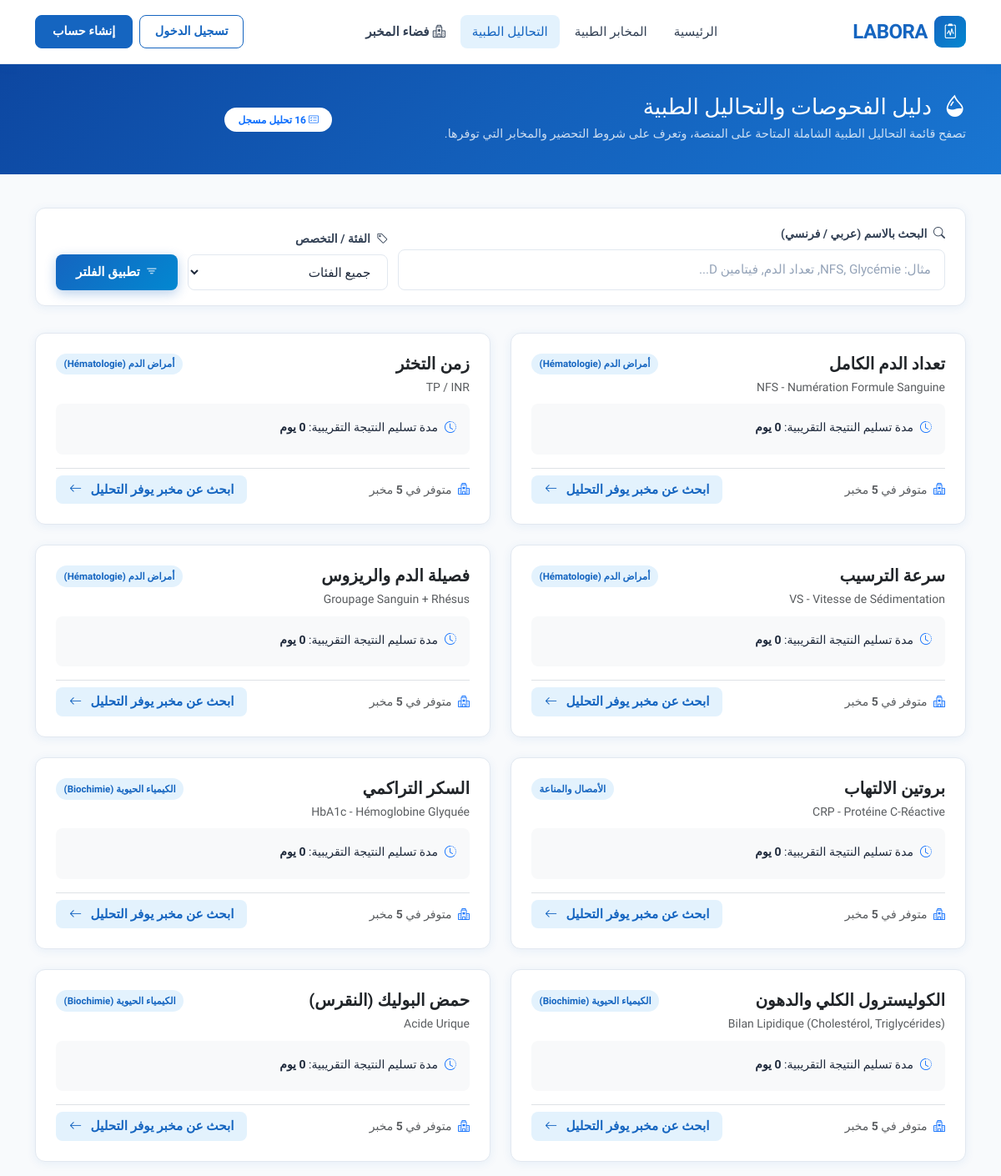
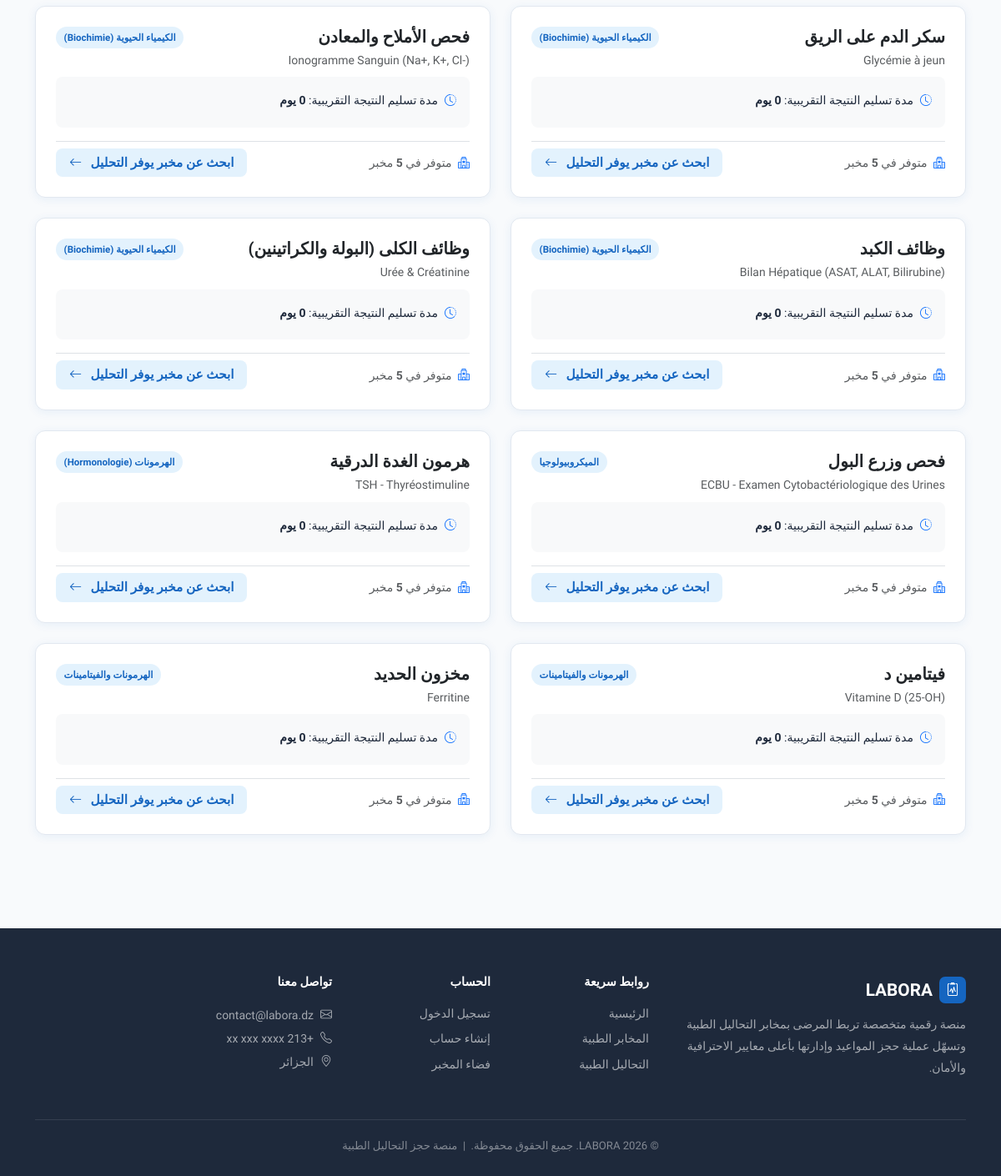
The app's page /analyses.php with its own data (2 pictures, top to bottom).
### tables this page shows
CREATE TABLE `analyses` (
  `id` INT AUTO_INCREMENT PRIMARY KEY,
  `name_ar` VARCHAR(150) NOT NULL,
  `name_fr` VARCHAR(150) NOT NULL,
  `category` VARCHAR(100) NOT NULL,
  `description` TEXT NULL,
  `sample_type` VARCHAR(100) DEFAULT 'دم وريدي',
  `fasting_required` TINYINT(1) DEFAULT 0,
  `status` ENUM('active', 'inactive') DEFAULT 'active'
);

### includes/functions.php (called while the page is built, shortened)
<?php
function h(?string $value): string {
    return htmlspecialchars($value ?? '', ENT_QUOTES, 'UTF-8');
}

### analyses.php (the view, shortened to what this page needs)
<?php
require_once 'config.php';
$search   = trim($_GET['search'] ?? '');
$analyses   = [];
if ($conn) {
    try {
        $sql = "SELECT a.*, COUNT(la.id) AS labs_count
                FROM analyses a
                LEFT JOIN laboratory_analyses la ON la.analysis_id = a.id AND la.status = 'available'
                WHERE a.status = 'active'";
        $params = [];
        $sql .= " GROUP BY a.id ORDER BY a.category ASC, a.name_ar ASC";
        $stmt = $conn->prepare($sql);
        $stmt->execute($params);
        $analyses = $stmt->fetchAll();
    } catch (Exception $e) {
        $analyses = [];
    }
}
require_once 'includes/header.php';
?>
<div class="lb-page-header">
  <div class="container">
    <div class="row align-items-center">
      <div class="col-md-8">
        <h1><i class="bi bi-droplet-half me-2"></i> دليل الفحوصات والتحاليل الطبية</h1>
        <p>تصفح قائمة التحاليل الطبية الشاملة المتاحة على المنصة، وتعرف على شروط التحضير والمخابر التي توفرها.</p>
      </div>
      <div class="col-md-4 text-md-start mt-3 mt-md-0">
        <span class="badge bg-white text-primary px-3 py-2 rounded-pill fw-bold">
          <i class="bi bi-card-checklist"></i> <?= count($analyses) ?> تحليل مسجل
        </span>
      </div>
    </div>
  </div>
</div>
<div class="container pb-5">
  <form method="GET" action="" class="lb-search-bar">
    <div class="flex-grow-1">
      <label class="lb-label" for="search"><i class="bi bi-search me-1"></i> البحث بالاسم (عربي / فرنسي)</label>
      <input type="text" class="lb-input" id="search" name="search"
             value="<?= h($search) ?>" placeholder="مثال: NFS, Glycémie, تعداد الدم, فيتامين D...">
    </div>
    <div style="min-width: 240px;">
      <label class="lb-label" for="category"><i class="bi bi-tag me-1"></i> الفئة / التخصص</label>
      <select class="lb-input" id="category" name="category">
        <option value="">جميع الفئات</option>
      </select>
    </div>
    <div>
      <button type="submit" class="btn-lb-primary py-2 px-4">
        <i class="bi bi-filter"></i> تطبيق الفلتر
      </button>
    </div>
  </form>
  <?php if (empty($analyses)): ?>
    <div class="empty-state bg-white rounded-3 p-5 border">
      <i class="bi bi-search text-muted" style="font-size: 3.5rem;"></i>
      <h5 class="fw-bold mt-3">لم نجد أي تحليل يطابق نتائج البحث</h5>
      <p class="text-muted small">يرجى التحقق من الكلمات المدخلة أو تجربة فئة أخرى.</p>
      <a href="<?= BASE_URL ?>analyses.php" class="btn-lb-outline mt-2">عرض جميع التحاليل</a>
    </div>
  <?php else: ?>
    <div class="row g-4">
      <?php foreach ($analyses as $an): ?>
        <div class="col-lg-6">
          <div class="lb-card h-100 p-4 d-flex flex-column justify-content-between">
            <div>
              <div class="d-flex justify-content-between align-items-start gap-2 mb-2">
                <div>
                  <h5 class="fw-bold text-dark mb-1"><?= h($an['name_ar']) ?></h5>
                  <div class="text-muted small fw-medium" dir="ltr" style="text-align:right;"><?= h($an['name_fr']) ?></div>
                </div>
                <span class="cat-badge"><?= h($an['category']) ?></span>
              </div>
              <div class="p-3 bg-light rounded-3 small mb-3">
                <div class="d-flex align-items-center gap-2 mb-1">
                  <i class="bi bi-clock-history text-primary"></i>
                  <span>مدة تسليم النتيجة التقريبية: <strong><?= (int)$an['preparation_time_days'] ?> يوم</strong></span>
                </div>
              </div>
            </div>
            <div class="d-flex justify-content-between align-items-center pt-2 border-top">
              <span class="small text-muted">
                <i class="bi bi-hospital text-primary me-1"></i> متوفر في <strong><?= (int)$an['labs_count'] ?></strong> مخبر
              </span>
              <a href="<?= BASE_URL ?>laboratories.php" class="btn-lb-light py-1 px-3 small">
                ابحث عن مخبر يوفر التحليل <i class="bi bi-arrow-left ms-1"></i>
              </a>
            </div>
          </div>
        </div>
      <?php endforeach; ?>
    </div>
  <?php endif; ?>
</div>
<?php require_once 'includes/footer.php'; ?>

### assets/css/labora.css (style rules this page uses)
:root { --lb-primary: #1565C0; --lb-primary-dark: #0D47A1; --lb-primary-light: #1976D2; --lb-primary-hover: #1E88E5; --lb-accent: #0288D1; --lb-light-blue: #E3F2FD; --lb-light-blue-2: #BBDEFB; --lb-white: #FFFFFF; --lb-gray-50: #F8FAFC; --lb-gray-100: #F1F5F9; --lb-gray-200: #E2E8F0; --lb-gray-300: #CBD5E1; --lb-gray-400: #94A3B8; --lb-gray-500: #64748B; --lb-gray-600: #475569; --lb-gray-700: #334155; --lb-gray-800: #1E293B; --lb-text-dark: #0D1B4B; --lb-shadow: 0 2px 12px rgba(21,101,192,0.08); --lb-shadow-md: 0 4px 24px rgba(21,101,192,0.13); --lb-shadow-lg: 0 8px 40px rgba(21,101,192,0.18); --lb-radius: 12px; --lb-radius-sm: 8px; --lb-radius-lg: 18px; --lb-transition: 0.25s ease; }
*, *::before, *::after { box-sizing: border-box; margin: 0; padding: 0; }
body { font-family: 'Tajawal', 'Poppins', -apple-system, sans-serif; background: var(--lb-gray-50); color: var(--lb-gray-800); line-height: 1.75; direction: rtl; min-height: 100vh; }
a { color: var(--lb-primary); text-decoration: none; transition: color var(--lb-transition); }
.btn-lb-primary { background: linear-gradient(135deg, var(--lb-primary), var(--lb-accent)); color: white; border: none; border-radius: var(--lb-radius-sm); padding: 0.65rem 1.5rem; font-weight: 600; font-size: 0.95rem; cursor: pointer; transition: all var(--lb-transition); box-shadow: 0 4px 14px rgba(21,101,192,0.3); display: inline-flex; align-items: center; gap: 0.4rem; text-decoration: none; }
.btn-lb-light { background: var(--lb-light-blue); color: var(--lb-primary); border: none; border-radius: var(--lb-radius-sm); padding: 0.65rem 1.5rem; font-weight: 600; font-size: 0.95rem; cursor: pointer; transition: all var(--lb-transition); display: inline-flex; align-items: center; gap: 0.4rem; text-decoration: none; }
.lb-card { background: var(--lb-white); border-radius: var(--lb-radius); border: 1px solid var(--lb-gray-200); box-shadow: var(--lb-shadow); overflow: hidden; transition: all var(--lb-transition); }
.cat-badge { display: inline-block; background: var(--lb-light-blue); color: var(--lb-primary); font-size: 0.72rem; font-weight: 600; padding: 0.18rem 0.6rem; border-radius: 20px; }
.lb-page-header { background: linear-gradient(135deg, var(--lb-primary-dark), var(--lb-primary-light)); color: white; padding: 2.25rem 0; margin-bottom: 2.5rem; }
.lb-page-header h1 { color: white; font-size: 1.65rem; margin-bottom: 0.2rem; }
.lb-page-header p { color: rgba(255,255,255,0.78); margin: 0; font-size: 0.9rem; }
.lb-label { display: block; margin-bottom: 0.4rem; font-weight: 600; font-size: 0.875rem; color: var(--lb-gray-700); }
.lb-input { width: 100%; padding: 0.65rem 1rem; border: 1.5px solid var(--lb-gray-200); border-radius: var(--lb-radius-sm); font-size: 0.95rem; font-family: inherit; color: var(--lb-gray-800); background: white; transition: all var(--lb-transition); }
.lb-input::placeholder { color: var(--lb-gray-400); }
select.lb-input { cursor: pointer; }
.lb-search-bar { background: var(--lb-white); border: 1px solid var(--lb-gray-200); border-radius: var(--lb-radius); padding: 1.1rem 1.5rem; box-shadow: var(--lb-shadow); margin-bottom: 2rem; display: flex; gap: 0.75rem; align-items: flex-end; flex-wrap: wrap; }

### records on screen
analyses: name_ar "تعداد الدم الكامل", name_fr "NFS - Numération Formule Sanguine", category "أمراض الدم (Hématologie)", labs_count "5"
analyses: name_ar "زمن التخثر", name_fr "TP / INR", category "أمراض الدم (Hématologie)", labs_count "5"
analyses: name_ar "سرعة الترسيب", name_fr "VS - Vitesse de Sédimentation", category "أمراض الدم (Hématologie)", labs_count "5"
analyses: name_ar "فصيلة الدم والريزوس", name_fr "Groupage Sanguin + Rhésus", category "أمراض الدم (Hématologie)", labs_count "5"
analyses: name_ar "بروتين الالتهاب", name_fr "CRP - Protéine C-Réactive", category "الأمصال والمناعة", labs_count "5"
analyses: name_ar "السكر التراكمي", name_fr "HbA1c - Hémoglobine Glyquée", category "الكيمياء الحيوية (Biochimie)", labs_count "5"
analyses: name_ar "الكوليسترول الكلي والدهون", name_fr "Bilan Lipidique (Cholestérol, Triglycérides)", category "الكيمياء الحيوية (Biochimie)", labs_count "5"
analyses: name_ar "حمض البوليك (النقرس)", name_fr "Acide Urique", category "الكيمياء الحيوية (Biochimie)", labs_count "5"
analyses: name_ar "سكر الدم على الريق", name_fr "Glycémie à jeun", category "الكيمياء الحيوية (Biochimie)", labs_count "5"
analyses: name_ar "فحص الأملاح والمعادن", name_fr "Ionogramme Sanguin (Na+, K+, Cl-)", category "الكيمياء الحيوية (Biochimie)", labs_count "5"
analyses: name_ar "وظائف الكبد", name_fr "Bilan Hépatique (ASAT, ALAT, Bilirubine)", category "الكيمياء الحيوية (Biochimie)", labs_count "5"
analyses: name_ar "وظائف الكلى (البولة والكراتينين)", name_fr "Urée & Créatinine", category "الكيمياء الحيوية (Biochimie)", labs_count "5"
analyses: name_ar "فحص وزرع البول", name_fr "ECBU - Examen Cytobactériologique des Urines", category "الميكروبيولوجيا", labs_count "5"
analyses: name_ar "هرمون الغدة الدرقية", name_fr "TSH - Thyréostimuline", category "الهرمونات (Hormonologie)", labs_count "5"
analyses: name_ar "فيتامين د", name_fr "Vitamine D (25-OH)", category "الهرمونات والفيتامينات", labs_count "5"
analyses: name_ar "مخزون الحديد", name_fr "Ferritine", category "الهرمونات والفيتامينات", labs_count "5"

### other values on screen
count($analyses) "16"
